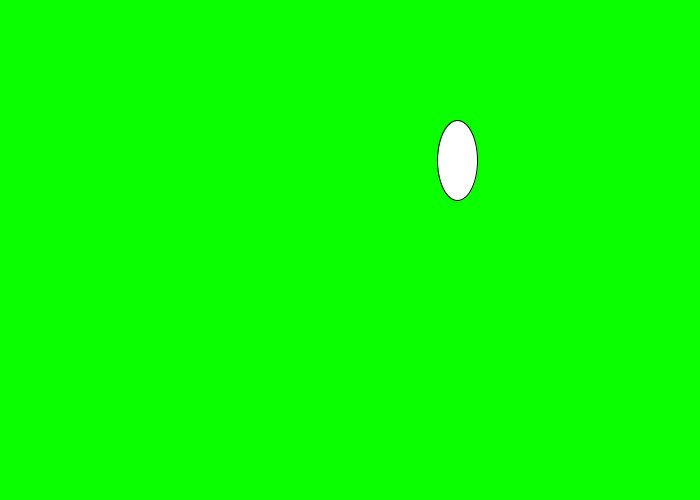
Frame 1 (no input)
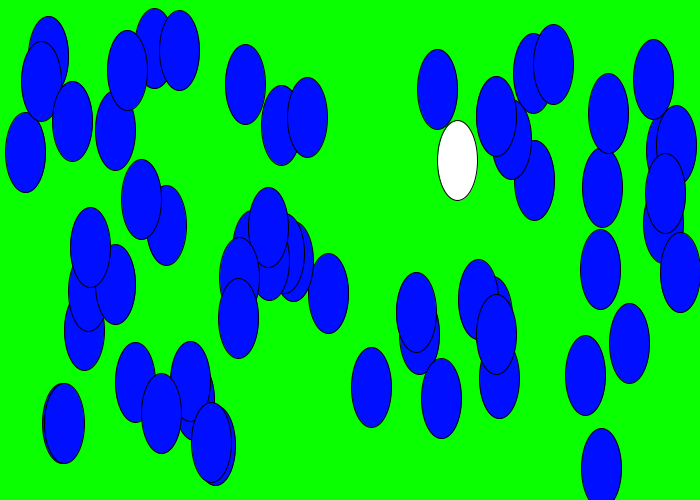
Frame 60 (the mouse pressed at the canvas centre just before this capture)
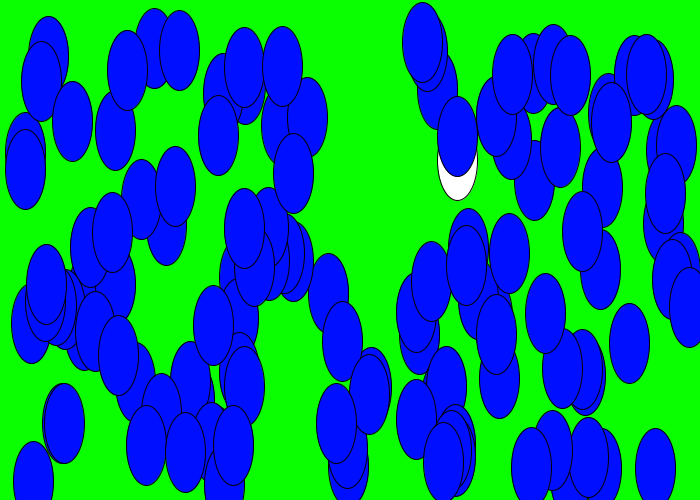
Frame 120 (the mouse held since frame 60 and released just before this capture)

The Processing sketch that drew these frames (run headless with seeded random() and noise(); from frame 60 on, the mouse is pressed at the canvas centre):

// Processing sketch: exp14
// ── exp14.pde
void setup()
{
  size(700, 500);
  background(10, 350, 0);
}

void draw()
{
  //ellipse( x, y,
  ellipse( random(15, width), random(42, height), 40, 80);
  fill(0, 15, 450);
}
